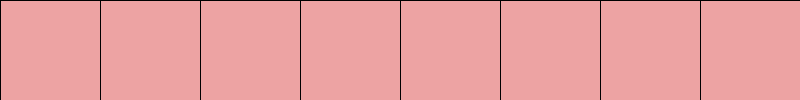
Frame 1 (no input)
Frame 60 (the mouse pressed at the canvas centre just before this capture): identical to frame 1, image omitted
Frame 120 (the mouse held since frame 60 and released just before this capture): identical to frame 1, image omitted

The Processing sketch that drew this single still picture (run headless with seeded random() and noise(); from frame 60 on, the mouse is pressed at the canvas centre):

// Processing sketch: week03_2
// ── week03_2.pde
// week03-2 好玩的程式設計 Processing 結合 for() + if()
// Ctrl-N 開新的程式視窗
void setup(){
  size(800, 100);
}
void draw(){
  background(#EDA3A3); // Tool-色彩選擇器 挑色彩
  for(int x = 0; x < 800; x+= 100){ // x: 0 100 200 ...
    if ( x < mouseX && mouseX < x + 100) fill(0,255,0);
    else fill(#EDA3A3); // 依照mouseX 的位置, 決定色彩
    rect(x, 0, 100, 100);
  }
}
